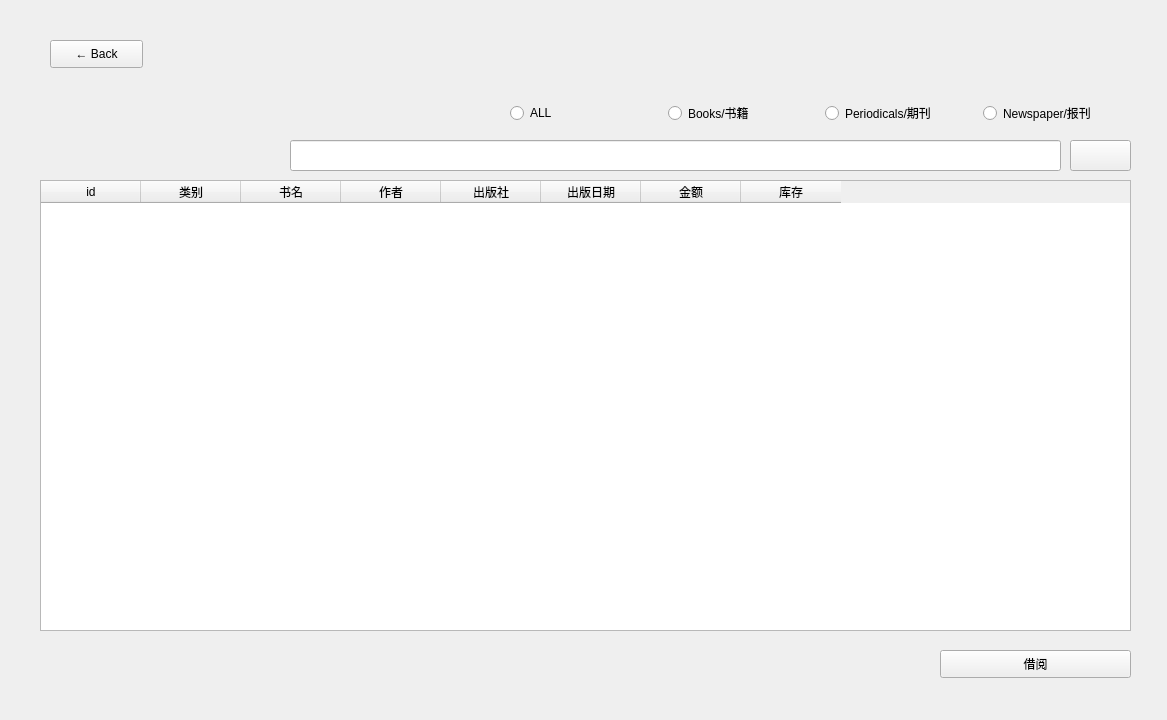
<?xml version="1.0" encoding="UTF-8"?>
<ui version="4.0">
 <class>BookMainWindow</class>
 <widget class="QMainWindow" name="BookMainWindow">
  <property name="geometry">
   <rect>
    <x>0</x>
    <y>0</y>
    <width>1167</width>
    <height>720</height>
   </rect>
  </property>
  <property name="minimumSize">
   <size>
    <width>1167</width>
    <height>720</height>
   </size>
  </property>
  <property name="maximumSize">
   <size>
    <width>1167</width>
    <height>720</height>
   </size>
  </property>
  <property name="windowTitle">
   <string>MainWindow</string>
  </property>
  <property name="styleSheet">
   <string notr="true">background-image: url(:/illust.jpg);</string>
  </property>
  <widget class="QWidget" name="centralwidget">
   <widget class="QPushButton" name="backButton">
    <property name="geometry">
     <rect>
      <x>50</x>
      <y>40</y>
      <width>93</width>
      <height>28</height>
     </rect>
    </property>
    <property name="styleSheet">
     <string notr="true">font: 11pt &quot;Arial&quot;;</string>
    </property>
    <property name="text">
     <string>← Back</string>
    </property>
   </widget>
   <widget class="QLineEdit" name="lineEdit">
    <property name="geometry">
     <rect>
      <x>290</x>
      <y>140</y>
      <width>771</width>
      <height>31</height>
     </rect>
    </property>
    <property name="styleSheet">
     <string notr="true">font: 12pt &quot;黑体&quot;;background-image: url(:/background.png);</string>
    </property>
    <property name="text">
     <string/>
    </property>
   </widget>
   <widget class="QLabel" name="labe_log">
    <property name="geometry">
     <rect>
      <x>150</x>
      <y>40</y>
      <width>168</width>
      <height>30</height>
     </rect>
    </property>
    <property name="styleSheet">
     <string notr="true">font: 12pt &quot;黑体&quot;;</string>
    </property>
    <property name="text">
     <string/>
    </property>
   </widget>
   <widget class="QWidget" name="layoutWidget">
    <property name="geometry">
     <rect>
      <x>510</x>
      <y>100</y>
      <width>621</width>
      <height>26</height>
     </rect>
    </property>
    <layout class="QHBoxLayout" name="horizontalLayout">
     <property name="spacing">
      <number>9</number>
     </property>
     <property name="sizeConstraint">
      <enum>QLayout::SetDefaultConstraint</enum>
     </property>
     <property name="leftMargin">
      <number>0</number>
     </property>
     <item>
      <widget class="QRadioButton" name="all_Button">
       <property name="contextMenuPolicy">
        <enum>Qt::PreventContextMenu</enum>
       </property>
       <property name="styleSheet">
        <string notr="true">font: 12pt &quot;黑体&quot;;</string>
       </property>
       <property name="text">
        <string>ALL</string>
       </property>
      </widget>
     </item>
     <item>
      <widget class="QRadioButton" name="book_Button">
       <property name="styleSheet">
        <string notr="true">font: 12pt &quot;黑体&quot;;</string>
       </property>
       <property name="text">
        <string>Books/书籍</string>
       </property>
      </widget>
     </item>
     <item>
      <widget class="QRadioButton" name="per_Button">
       <property name="styleSheet">
        <string notr="true">font: 12pt &quot;黑体&quot;;</string>
       </property>
       <property name="text">
        <string>Periodicals/期刊</string>
       </property>
      </widget>
     </item>
     <item>
      <widget class="QRadioButton" name="news_Button">
       <property name="styleSheet">
        <string notr="true">font: 12pt &quot;黑体&quot;;</string>
       </property>
       <property name="text">
        <string>Newspaper/报刊</string>
       </property>
      </widget>
     </item>
    </layout>
   </widget>
   <widget class="QTableWidget" name="tableWidget">
    <property name="geometry">
     <rect>
      <x>40</x>
      <y>180</y>
      <width>1091</width>
      <height>451</height>
     </rect>
    </property>
    <property name="styleSheet">
     <string notr="true">background-image: url(:/background.png);
font: 10pt &quot;黑体&quot;;</string>
    </property>
    <column>
     <property name="text">
      <string>id</string>
     </property>
    </column>
    <column>
     <property name="text">
      <string>类别</string>
     </property>
    </column>
    <column>
     <property name="text">
      <string>书名</string>
     </property>
    </column>
    <column>
     <property name="text">
      <string>作者</string>
     </property>
    </column>
    <column>
     <property name="text">
      <string>出版社</string>
     </property>
    </column>
    <column>
     <property name="text">
      <string>出版日期</string>
     </property>
    </column>
    <column>
     <property name="text">
      <string>金额</string>
     </property>
    </column>
    <column>
     <property name="text">
      <string>库存</string>
     </property>
    </column>
   </widget>
   <widget class="QPushButton" name="searchbutton">
    <property name="geometry">
     <rect>
      <x>1070</x>
      <y>140</y>
      <width>61</width>
      <height>31</height>
     </rect>
    </property>
    <property name="styleSheet">
     <string notr="true">image: url(:/fangddajing.png);</string>
    </property>
    <property name="text">
     <string/>
    </property>
   </widget>
   <widget class="QPushButton" name="lendButton">
    <property name="geometry">
     <rect>
      <x>940</x>
      <y>650</y>
      <width>191</width>
      <height>28</height>
     </rect>
    </property>
    <property name="styleSheet">
     <string notr="true">font: 12pt &quot;黑体&quot;;</string>
    </property>
    <property name="text">
     <string>借阅</string>
    </property>
   </widget>
  </widget>
 </widget>
 <resources/>
 <connections/>
</ui>
